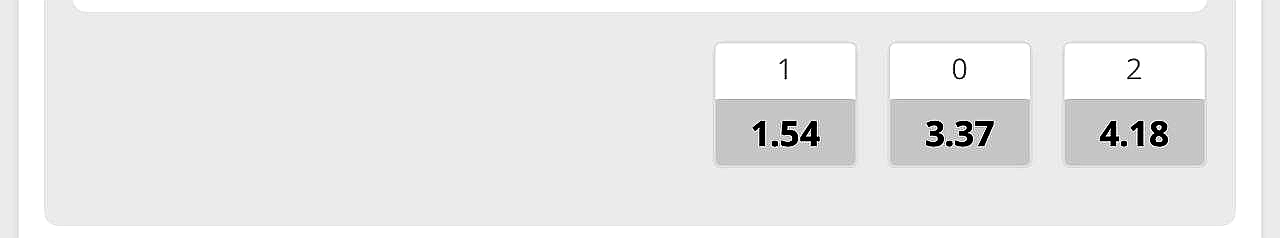
#> input picture debug_ocr_preprocessed.png, 1280 x 238 px
$ python -i ocr_analyzer.py   (imports and definitions only)
#> lines starting #> are read from the running program, lines starting #| are printed output that depends on the picture
"""
OCR ile screenshot'tan bahis oranlarını okuma ve analiz etme modülü
"""

import re
import numpy as np
from PIL import Image
import pytesseract
from typing import Dict, List, Optional

class OCRAnalyzer:
    def __init__(self):
        """
        OCR Analyzer başlatma

        NOT: Tesseract'ın yüklü olması gerekiyor:
        Windows: https://github.com/UB-Mannheim/tesseract/releases
        İndirip kurun ve aşağıdaki path'i düzenleyin
        """
        # Windows için Tesseract path
        # Tesseract kurulumundan sonra bu satırı aktif edin:
        try:
            pytesseract.pytesseract.tesseract_cmd = r'C:\Program Files\Tesseract-OCR\tesseract.exe'
        except:
            print("⚠️ Tesseract path ayarlanamadı. Varsayılan path kullanılacak.")

    def analyze_screenshot(self, image_path: str) -> Optional[Dict]:
        """
        Screenshot'tan bahis bilgilerini çıkar

        Args:
            image_path: Screenshot dosya yolu

        Returns:
            {
                'home_team': str,
                'away_team': str,
                'odd_1': float,
                'odd_x': float,
                'odd_2': float,
                'raw_text': str,
                'confidence': float
            }
        """
#> called with image_path = '../debug_ocr_preprocessed.png'
        try:
            # Resmi aç
            image = Image.open(image_path)
#> image is the input picture: PIL image 1280x238 L; min 0, max 255, mean 233.8
            original_image = image.copy()  # Orijinali sakla

            # Görüntü ön işleme - DENGELİ
            from PIL import ImageEnhance, ImageFilter, ImageOps

            # RGB'den grayscale'e çevir
            if image.mode != 'L':
                image = image.convert('L')

            # Hafif kontrast artırma
            enhancer = ImageEnhance.Contrast(image)
            image = enhancer.enhance(1.5)

            # Hafif keskinleştirme
            image = image.filter(ImageFilter.SHARPEN)

            # DEBUG: Resmi kaydet
            debug_path = "debug_ocr_preprocessed.png"
            image.save(debug_path)
            print(f"🖼️ İşlenmiş resim kaydedildi: {debug_path}")

            # 2. Versiyon: INVERT dene (beyaz yazı → siyah yazı)
            image_inverted = ImageOps.invert(image)
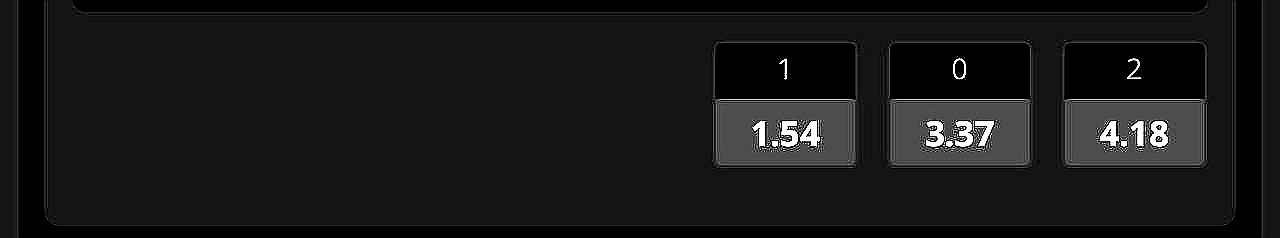
#> image_inverted: PIL image 1280x238 L; min 0, max 255, mean 23.3
            debug_path2 = "debug_ocr_inverted.png"
            image_inverted.save(debug_path2)
            print(f"🖼️ Tersine çevrilmiş resim: {debug_path2}")

            # 3. Versiyon: ORİJİNAL (hiç işlem yapma!)
            if original_image.mode != 'L':
                original_gray = original_image.convert('L')
            else:
                original_gray = original_image
            debug_path3 = "debug_ocr_original.png"
            original_gray.save(debug_path3)
            print(f"🖼️ Orijinal resim: {debug_path3}")

            # Birden fazla OCR config dene
            configs = [
                r'--oem 3 --psm 6',   # PSM 6: Tek blok, whitelist YOK
                r'--oem 3 --psm 11',  # PSM 11: Dağınık text
                r'--oem 3 --psm 7',   # PSM 7: Tek satır
                r'--oem 1 --psm 6',   # OEM 1: LSTM
            ]

            text_numbers = None
            best_result = ""

            # 3 FARKLI RESİM DENE
            test_images = [
                ('original', original_gray),
                ('processed', image),
                ('inverted', image_inverted)
            ]

            # Her config'i dene, en çok nokta içereni al (en iyi oran tespiti)
            for idx, cfg in enumerate(configs):
                for img_name, test_img in test_images:
                    try:
                        result = pytesseract.image_to_string(test_img, lang='eng', config=cfg)

                        # Sadece rakam/nokta/boşluk bırak (sonradan temizle)
                        result_clean = ''.join(c for c in result if c.isdigit() or c in '. \n')

                        if result_clean.strip():
                            print(f"📊 Config {idx+1} {img_name}: {result_clean.strip()[:60]}")

                        # Scoring: Nokta sayısı * 10 + karakter uzunluğu
                        score = result_clean.count('.') * 10 + len(result_clean.strip())
                        best_score = best_result.count('.') * 10 + len(best_result.strip())

                        if score > best_score:
                            best_result = result_clean
                    except Exception as e:
                        continue

            text_numbers = best_result if best_result else ""

            # Sonra normal OCR (takım isimleri için)
            text_full = pytesseract.image_to_string(image, lang='tur+eng')

            print(f"📄 OCR çıktısı (RAKAMLAR):")
            print(text_numbers)
            print("="*50)
            print(f"📄 OCR çıktısı (TAM):")
            print(text_full)
            print("="*50)

            # Önce rakam OCR'ını dene
            result = self._parse_betting_text(text_numbers, prefer_numbers=True)

            # Başarısızsa tam text'i dene
            if not result or result['odd_1'] == 0.0:
                result = self._parse_betting_text(text_full, prefer_numbers=False)

            if result:
                result['raw_text'] = text_full
                return result

            return None

        except Exception as e:
            print(f"❌ OCR hatası: {e}")
            return None

    # [347 lines left out: functions _parse_betting_text, get_match_recommendation, not called in this run]


# Test için
# [13 lines not run here, left out]

#> (the run stopped early here; a loop or call above may not have finished)
